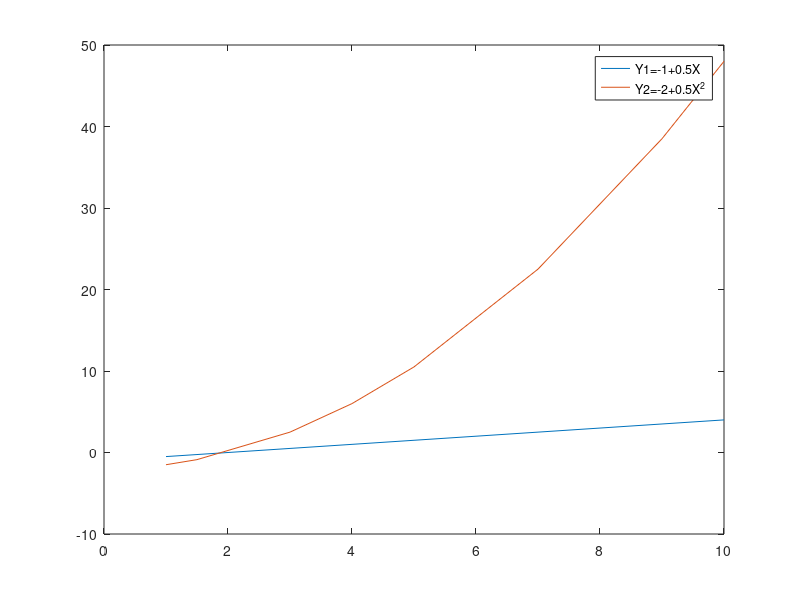

Reproduce this figure in MATLAB.
% Econ512 homework 1 Pin Sun

% Problem 1

X=[1 1.5 3 4 5 7 9 10];
Y1=-1+0.5*X;
Y2=-2+0.5*X.^2;
plot(X,Y1,X,Y2);
legend('Y1=-1+0.5X','Y2=-2+0.5X^2')

% Problem 2

X=linspace(-10,20,200)';
sum(X)

% Problem 3
A=[2 4 6; 1 7 5; 3 12 4];
b=[-2;3;10];
C=A'*b;
AA=A'*A;
D=AA\b;
Ab=A'*b;
E=sum(Ab);
F=A;
F(:,3)=[];
F(2,:)=[];
% Gauss-Seidel method ( cannot use it because here it is not a contraction mapping)
%Q=tril(A);
%x=[1;1;1]; % initial guessing
%maxit=100;
%tol=1e-5;
%for it = 1:maxit
  %  dx = Q\(b - A*x);
   % x = x + dx;
   % if norm(dx) < tol 
   %     fprintf('Converged: x(1) = %.4f, iter = %d\n', x(1), it);
   %     break
    %end
   % if mod(it, 1)==0
   %     fprintf('it: %d \t norm(dx) = %.4f\n', it, norm(dx)); 
   % end
%end
%norm(eye(4)-Q\A)
x=A\b;

% Problem 4
B=blkdiag(diag(diag(A)),diag(diag(A)),diag(diag(A)), ...
diag(diag(A)),diag(diag(A)));

% Problem 5
rng(100);
A=normrnd(10,5,[5,3]);
[n,m]=size(A);
for i=1:n
  for j=1:m
    if A(i,j)<10 
      A(i,j)=0;
      else
      A(i,j)=1;
      end
      end
end
 
% Problem 6

data0=csvread('datahw1.csv');
[numr,numc]=size(data0);
%num1=numr/4; 
%for i=1:num1
  %d1=(i-1)*4+1;
  %d2=i*4;
  %if data0(d1,2)~=89 || data0(d2,2)~=93
   % fprintf('The panel data is not balanced')
   % break
   % end
%end
data1=ones(numr,4);
data2=zeros(numr,1);
for i=1:numr
  data1(i,2)=data0(i,3);
  data1(i,3)=data0(i,4);
  data1(i,4)=data0(i,6);
  data2(i,1)=data0(i,5);
end
XX=data1'*data1;
%Q=tril(XX);
betahat=XX\data1'*data2; 
err2hat=sum((data2-data1*betahat)'*(data2-data1*betahat))/(numr-4);
varbetahat=XX\(err2hat*eye(4));

b=eye(4);
mL = eye(size(XX));
mU = XX;
nEq = length(b);
for c = 1:nEq-1
    for r = c+1:nEq
        mL(r,c) =  mU(r,c)/mU(c,c);
        mU(r,:) =  mU(r,:) - mU(c,:)*mL(r,c);
        %[mU; mL]; %Output Suprressed
    end
end
y = mL\b;
mx = mU\y





















 

